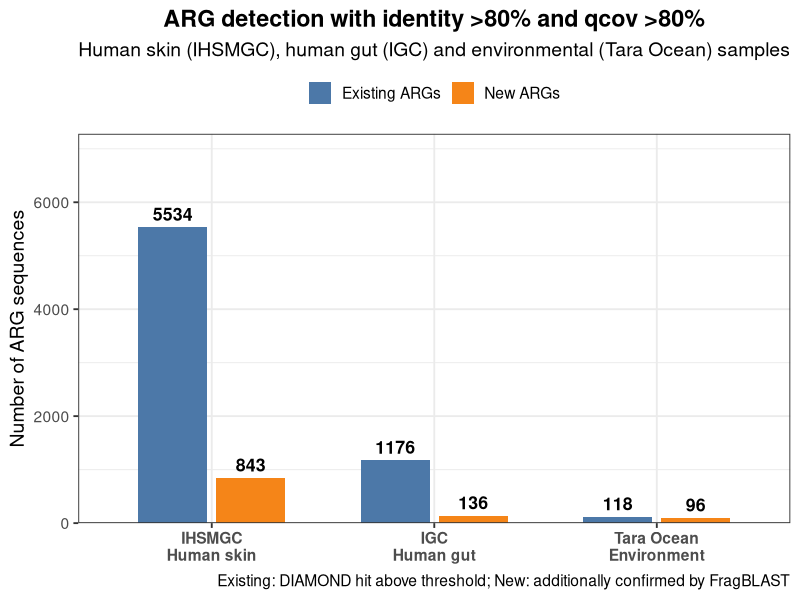
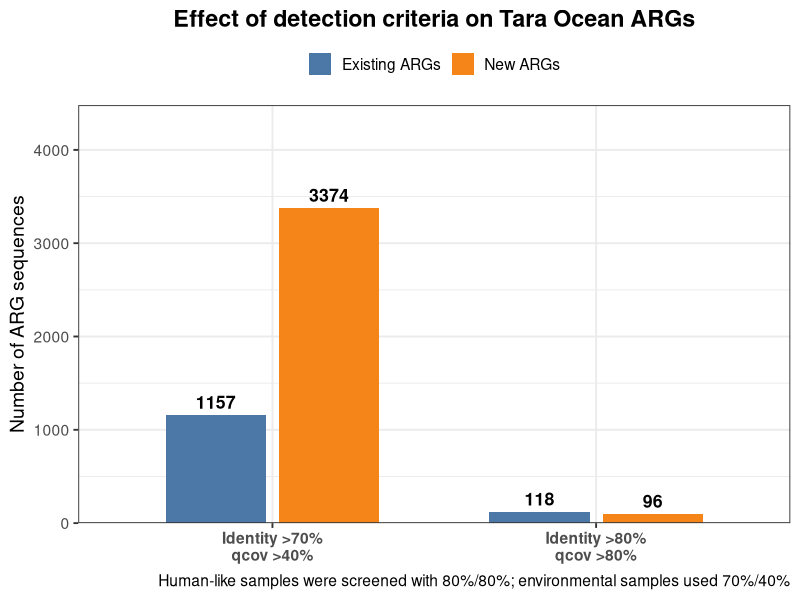

These figures' R source, in order:
library(ggplot2)

# Plot 1: human and environmental samples under the same 80/80 standard
counts_80 <- data.frame(
  dataset = factor(
    c("IHSMGC", "IHSMGC", "IGC", "IGC", "Tara Ocean", "Tara Ocean"),
    levels = c("IHSMGC", "IGC", "Tara Ocean")
  ),
  type = factor(
    c("Existing ARGs", "New ARGs", "Existing ARGs", "New ARGs", "Existing ARGs", "New ARGs"),
    levels = c("Existing ARGs", "New ARGs")
  ),
  count = c(5534, 843, 1176, 136, 118, 96)
)

labels_80 <- c(
  "IHSMGC\nHuman skin",
  "IGC\nHuman gut",
  "Tara Ocean\nEnvironment"
)

p1 <- ggplot(counts_80, aes(x = dataset, y = count, fill = type)) +
  geom_col(position = position_dodge(width = 0.7), width = 0.62) +
  geom_text(
    aes(label = count, group = type),
    position = position_dodge(width = 0.7),
    vjust = -0.5,
    size = 4.5,
    fontface = "bold"
  ) +
  scale_x_discrete(labels = labels_80) +
  scale_y_continuous(
    expand = expansion(mult = c(0, 0.12)),
    limits = c(0, 6500)
  ) +
  scale_fill_manual(
    values = c("Existing ARGs" = "#4C78A8", "New ARGs" = "#F58518"),
    name = NULL
  ) +
  labs(
    title = "ARG detection with identity >80% and qcov >80%",
    subtitle = "Human skin (IHSMGC), human gut (IGC) and environmental (Tara Ocean) samples",
    x = NULL,
    y = "Number of ARG sequences",
    caption = "Existing: DIAMOND hit above threshold; New: additionally confirmed by FragBLAST"
  ) +
  theme_bw(base_size = 14) +
  theme(
    legend.position = "top",
    plot.title = element_text(face = "bold", hjust = 0.5),
    plot.subtitle = element_text(hjust = 0.5),
    axis.text.x = element_text(face = "bold")
  )

# Plot 2: Tara Ocean under the two alternative criteria
counts_tara <- data.frame(
  standard = factor(
    c("Identity >70%\nqcov >40%", "Identity >70%\nqcov >40%",
      "Identity >80%\nqcov >80%", "Identity >80%\nqcov >80%"),
    levels = c("Identity >70%\nqcov >40%", "Identity >80%\nqcov >80%")
  ),
  type = factor(
    c("Existing ARGs", "New ARGs", "Existing ARGs", "New ARGs"),
    levels = c("Existing ARGs", "New ARGs")
  ),
  count = c(1157, 3374, 118, 96)
)

p2 <- ggplot(counts_tara, aes(x = standard, y = count, fill = type)) +
  geom_col(position = position_dodge(width = 0.7), width = 0.62) +
  geom_text(
    aes(label = count, group = type),
    position = position_dodge(width = 0.7),
    vjust = -0.5,
    size = 4.5,
    fontface = "bold"
  ) +
  scale_y_continuous(
    expand = expansion(mult = c(0, 0.12)),
    limits = c(0, 4000)
  ) +
  scale_fill_manual(
    values = c("Existing ARGs" = "#4C78A8", "New ARGs" = "#F58518"),
    name = NULL
  ) +
  labs(
    title = "Effect of detection criteria on Tara Ocean ARGs",
    x = NULL,
    y = "Number of ARG sequences",
    caption = "Human-like samples were screened with 80%/80%; environmental samples used 70%/40%"
  ) +
  theme_bw(base_size = 14) +
  theme(
    legend.position = "top",
    plot.title = element_text(face = "bold", hjust = 0.5),
    axis.text.x = element_text(face = "bold")
  )

dir.create("figures", showWarnings = FALSE)
ggsave(
  "figures/arg_counts_80_80.png",
  plot = p1,
  width = 9,
  height = 6.5,
  dpi = 300
)
ggsave(
  "figures/tara_standard_comparison.png",
  plot = p2,
  width = 8,
  height = 6,
  dpi = 300
)
